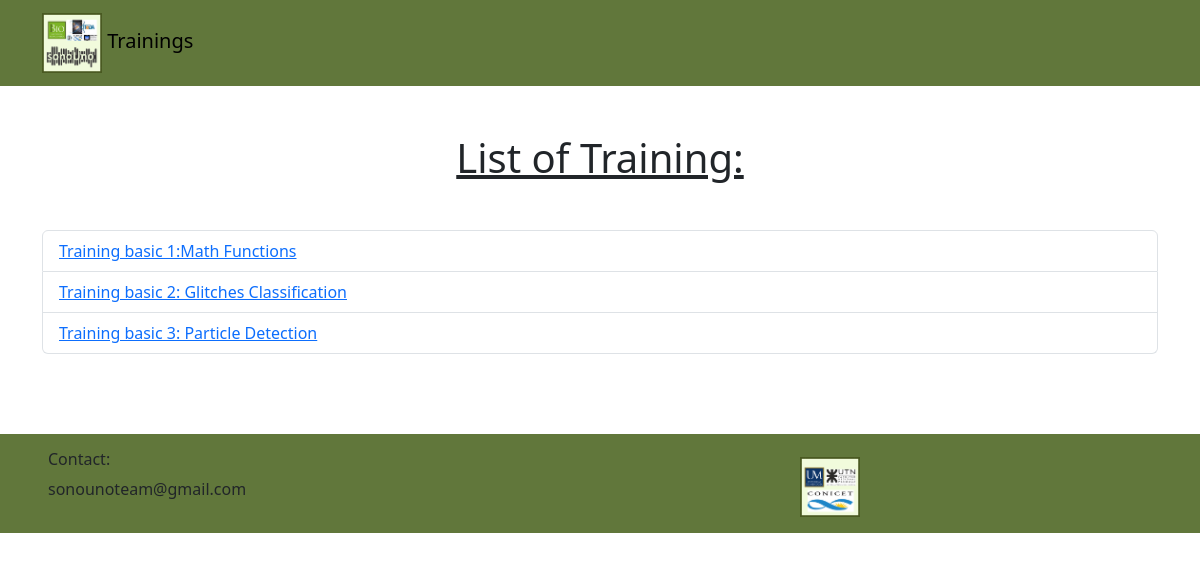
Page /trainingApp/ on the committed database.
### trainingApp/models.py (models this page shows, shortened)
class Training(models.Model):
    name_training = models.CharField(max_length=200)
    pub_date = models.DateTimeField("upload date")

### trainingApp/views.py (the view)
# urls.py: path("", views.IndexView.as_view(), name="index"),
class IndexView(generic.ListView):
    template_name = "trainingApp/index.html"
    context_object_name = "list_training"
    def get_queryset(self):
        return Training.objects.order_by("pub_date")[:5]

### trainingApp/templates/trainingApp/index.html (shortened to what this page needs)
<!DOCTYPE html>
<html lang="en">
<head>
    {% load bootstrap5 %}
    {% bootstrap_css %}
    {% load static %}
    <link rel="stylesheet" href="{% static 'trainingApp/style/style.css' %}">
</head>
<body>
    <header>
        <nav class="navbar navbar-light back">
            <div class="container">
                <a class="navbar-brand">
                    <img src="/static/trainingApp/images/logo1.png" alt="logo_ibio" width="60" height="60">
                    Trainings
                </a>
            </div>
        </nav>
    </header>
    <main>
        <h1>List of Training:</h1>
        <div class="container">
        {% if list_training %}
            <ul class="list-group">
            {% for training in list_training %}
                <li class="list-group-item">
                    <a href="{% url 'trainingApp:forms' training.id %}">
                        {{ training.name_training }}
                    </a>
                </li>
            {% endfor %}
            </ul>
        {% else %}
            <p>Sorry!! No training are available.</p>
        {% endif %}
        </div>
    </main>
    <footer class="back">
        <div class="row">
            <div class="col align-self-start">
                <p class="h6">Contact:</p>
                <p>sonounoteam@gmail.com</p>
            </div>
            <div class="col
            align-self-end">
                <img src="/static/trainingApp/images/logo2.png" alt="logos conicet-UM" width="60" height="60">
            </div>
        </div>
    </footer>
</body>
</html>

### trainingApp/static/trainingApp/style/style.css (style rules this page uses)
.back { background-color: rgb(97, 119, 59); }
main { margin-top: 3rem; margin-bottom: 5rem; }
h1 { text-align: center; text-decoration-line: underline; margin-bottom: 3rem; }
footer { padding: 1rem 3rem 1rem 3rem; }

### rows in the picture
Training: name_training "Training basic 1:Math Functions"
Training: name_training "Training basic 2: Glitches Classification"
Training: name_training "Training basic 3: Particle Detection"
